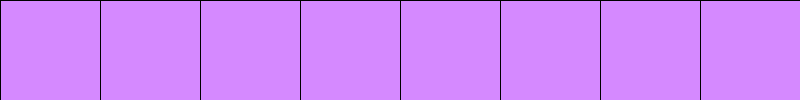
Frame 1 (no input)
Frame 60 (the mouse pressed at the canvas centre just before this capture): identical to frame 1, image omitted
Frame 120 (the mouse held since frame 60 and released just before this capture): identical to frame 1, image omitted

The Processing sketch that drew this single still picture (run headless with seeded random() and noise(); from frame 60 on, the mouse is pressed at the canvas centre):

// Processing sketch: week03_2
// ── week03_2.pde
//week03-2 好玩的程式設計 Processing 結合for()+if()
//ctrl-n 開新的程式視窗
void setup(){
  size(800,100);
}
void draw(){
  background(#000000);//用tool-色彩選擇器 挑顏色
  for(int x=0;x<800;x+=100){
    if(x< mouseX && mouseX <x+100) fill(#A000F7);
    else fill(#D589FF);
    rect(x,0,100,100);
  }
}
